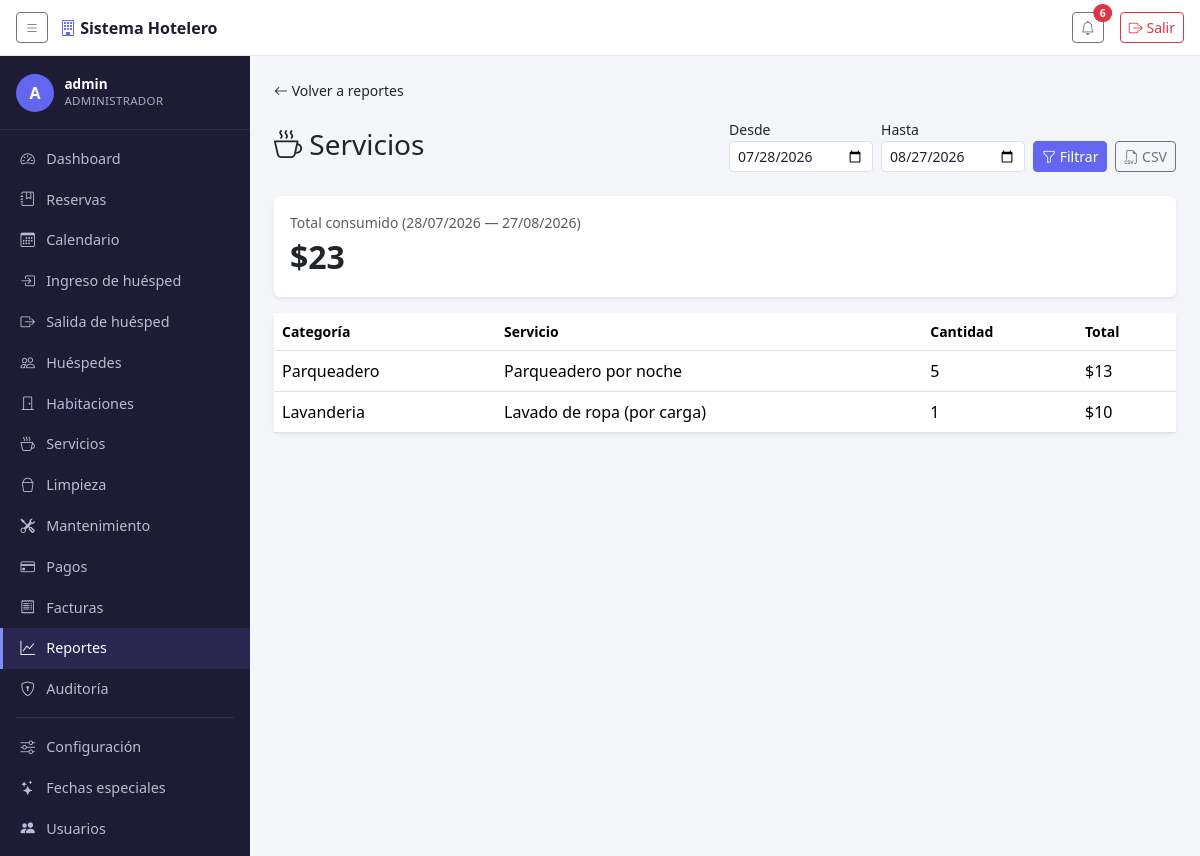
Page /reportes/servicios/ (signed in) on the committed database.
### reservas/models.py (models this page shows, shortened)
class Servicio(models.Model):
    nombre = models.CharField(max_length=80, unique=True)
    categoria = models.CharField(max_length=20, choices=CATEGORIAS_SERVICIO, default='Otros')
    precio = models.DecimalField(max_digits=10, decimal_places=2)
    activo = models.BooleanField(default=True, help_text='Si está desactivado, no aparece para agregar consumos nuevos.')
    class Meta:
        ordering = ['categoria', 'nombre']

### reservas/views.py (the view)
# urls.py: path('reportes/servicios/', views.reporte_servicios, name='reporte_servicios'),
@permission_required('reservas.view_consumo', raise_exception=True)
def reporte_servicios(request):
    desde, hasta = _rango_de_fechas(request)
    consumos = Consumo.objects.filter(fecha__date__gte=desde, fecha__date__lte=hasta)
    por_servicio = (
        consumos.values('servicio__nombre', 'servicio__categoria')
        .annotate(cantidad_total=Sum('cantidad'), total=Sum('subtotal'))
        .order_by('-total')
    )
    total_periodo = consumos.aggregate(t=Sum('subtotal'))['t'] or 0
    if request.GET.get('formato') == 'csv':
        filas = [(f['servicio__categoria'], f['servicio__nombre'], f['cantidad_total'], f['total']) for f in por_servicio]
        return _csv_response('servicios.csv', ['Categoría', 'Servicio', 'Cantidad', 'Total'], filas)
    return render(request, 'reservas/reporte_servicios.html', {
        'seccion': 'reportes', 'desde': desde, 'hasta': hasta,
        'por_servicio': por_servicio, 'total_periodo': total_periodo,
    })

### reservas/context_processors.py (called while the page is built)
def tema_temporada(request):
    if not request.user.is_authenticated:
        return {}
    hoy = timezone.localdate()
    especial = FechaEspecial.objects.filter(
        activo=True, fecha_inicio__lte=hoy, fecha_fin__gte=hoy,
    ).exclude(tema='ninguno').order_by('-fecha_inicio').first()
    if not especial:
        return {'tema_temporada': None}
    estilos = _ESTILOS_TEMA.get(especial.tema)
    if not estilos:
        return {'tema_temporada': None}
    return {'tema_temporada': {**estilos, 'fecha_especial': especial}}

### reservas/models.py (called while the page is built)
    def duracion(self):
        return (self.fecha_salida - self.fecha_ingreso).days

    def temporada_especial(self):
        return FechaEspecial.objects.filter(
            activo=True, fecha_inicio__lte=self.fecha_salida, fecha_fin__gte=self.fecha_ingreso,
        ).order_by('-fecha_inicio').first()

    def costo(self):
        base = self.habitacion.precio * self.duracion()
        temporada = self.temporada_especial()
        if temporada and temporada.porcentaje_ajuste:
            factor = Decimal('1') + (temporada.porcentaje_ajuste / Decimal('100'))
            base = (base * factor).quantize(Decimal('0.01'))
        return base

    def total_consumos(self):
        return self.consumos.aggregate(t=Sum('subtotal'))['t'] or 0

    def total_con_iva(self):
        return self.costo() + self.total_consumos()

    def total_pagado(self):
        return self.pagos.aggregate(t=Sum('monto'))['t'] or 0

    def saldo_pendiente(self):
        total = self.factura.total if hasattr(self, 'factura') else self.total_con_iva()
        return total - self.total_pagado()

### reservas/views.py (called while the page is built)
def _rango_de_fechas(request, dias_por_defecto=30):
    hoy = timezone.localdate()
    desde = parse_date(request.GET.get('desde', '')) or (hoy - timedelta(days=dias_por_defecto))
    hasta = parse_date(request.GET.get('hasta', '')) or hoy
    return desde, hasta

### reservas/templates/reservas/reporte_servicios.html (shortened to what this page needs)
{% extends "base.html" %}
{% block content %}
<nav class="mb-3 small">
  <a href="{% url 'reportes_lista' %}"><i class="bi bi-arrow-left"></i> Volver a reportes</a>
</nav>
<div class="d-flex justify-content-between align-items-center mb-4 flex-wrap gap-2">
  <h1 class="h3 mb-0"><i class="bi bi-cup-hot"></i> Servicios</h1>
  <form method="get" class="d-flex gap-2 align-items-end">
    <div>
      <label class="form-label small mb-0">Desde</label>
      <input type="date" name="desde" value="{{ desde|date:'Y-m-d' }}" class="form-control form-control-sm">
    </div>
    <div>
      <label class="form-label small mb-0">Hasta</label>
      <input type="date" name="hasta" value="{{ hasta|date:'Y-m-d' }}" class="form-control form-control-sm">
    </div>
    <button type="submit" class="btn btn-sm btn-primary"><i class="bi bi-funnel"></i> Filtrar</button>
    <a href="?desde={{ desde|date:'Y-m-d' }}&hasta={{ hasta|date:'Y-m-d' }}&formato=csv" class="btn btn-sm btn-outline-secondary">
      <i class="bi bi-filetype-csv"></i> CSV
    </a>
  </form>
</div>
<div class="card border-0 shadow-sm mb-3">
  <div class="card-body">
    <div class="text-muted small">Total consumido ({{ desde|date:"d/m/Y" }} — {{ hasta|date:"d/m/Y" }})</div>
    <div class="fs-2 fw-semibold">${{ total_periodo }}</div>
  </div>
</div>
<div class="card border-0 shadow-sm">
  <div class="table-responsive">
    <table class="table align-middle mb-0">
      <thead><tr class="text-muted small"><th>Categoría</th><th>Servicio</th><th>Cantidad</th><th>Total</th></tr></thead>
      <tbody>
        {% for s in por_servicio %}
        <tr>
          <td>{{ s.servicio__categoria }}</td>
          <td>{{ s.servicio__nombre }}</td>
          <td>{{ s.cantidad_total }}</td>
          <td>${{ s.total }}</td>
        </tr>
        {% empty %}
        <tr><td colspan="4" class="text-center text-muted py-4">No hay consumos en este período.</td></tr>
        {% endfor %}
      </tbody>
    </table>
  </div>
</div>
{% endblock %}

### reservas/templates/base.html (shortened to what this page needs)
{% load static %}
<!DOCTYPE html>
<html lang="es">
<head>
<link href="https://cdn.jsdelivr.net/npm/bootstrap@5.3.3/dist/css/bootstrap.min.css" rel="stylesheet">
<link href="https://cdn.jsdelivr.net/npm/bootstrap-icons@1.11.3/font/bootstrap-icons.css" rel="stylesheet">
</head>
<body>
<header class="topbar">
  <button class="btn btn-sm btn-outline-secondary" id="toggle-sidebar" type="button" aria-label="Mostrar/ocultar menú">
    <i class="bi bi-list"></i>
  </button>
  <span class="brand"><i class="bi bi-building"></i> Sistema Hotelero</span>
  <div class="ms-auto d-flex align-items-center gap-3">
    {% if request.user.is_authenticated %}
    <div class="dropdown">
      <button class="btn btn-sm btn-outline-secondary position-relative" type="button" data-bs-toggle="dropdown" aria-expanded="false">
        <i class="bi bi-bell"></i>
        {% if notificaciones_count %}
        <span class="position-absolute top-0 start-100 translate-middle badge rounded-pill bg-danger">
          {{ notificaciones_count }}
        </span>
        {% endif %}
      </button>
    </div>
    {% endif %}
    <form method="post" action="{% url 'logout' %}" class="m-0">
      <button type="submit" class="btn btn-sm btn-outline-danger">
        <i class="bi bi-box-arrow-right"></i> Salir
      </button>
    </form>
  </div>
</header>
<nav class="sidebar" id="sidebar">
  {% if request.user.is_authenticated %}
  <div class="sidebar-usuario">
    <div class="avatar">{{ request.user.get_username|slice:":1"|upper }}</div>
    <div>
      <div class="nombre">{{ request.user.get_username }}</div>
      <div class="rol">
        {% if request.user.is_superuser %}Administrador{% else %}{{ request.user.groups.first.name|default:"Usuario" }}{% endif %}
      </div>
    </div>
  </div>
  {% endif %}
  <ul class="nav flex-column py-2">
    <li class="nav-item">
      <a class="nav-link {% if seccion == 'dashboard' %}active{% endif %}" href="{% url 'dashboard' %}">
        <i class="bi bi-speedometer2"></i> Dashboard
      </a>
    </li>
    {% if perms.reservas.view_reserva %}
    <li class="nav-item">
      <a class="nav-link {% if seccion == 'reservas' %}active{% endif %}" href="{% url 'reservas_lista' %}">
        <i class="bi bi-journal-bookmark"></i> Reservas
      </a>
    </li>
    <li class="nav-item">
      <a class="nav-link {% if seccion == 'calendario' %}active{% endif %}" href="{% url 'calendario' %}">
        <i class="bi bi-calendar3"></i> Calendario
      </a>
    </li>
    {% endif %}
    {% if perms.reservas.change_reserva %}
    <li class="nav-item">
      <a class="nav-link {% if seccion == 'checkin' %}active{% endif %}" href="{% url 'checkin_lista' %}">
        <i class="bi bi-box-arrow-in-right"></i> Ingreso de huésped
      </a>
    </li>
    <li class="nav-item">
      <a class="nav-link {% if seccion == 'checkout' %}active{% endif %}" href="{% url 'checkout_lista' %}">
        <i class="bi bi-box-arrow-right"></i> Salida de huésped
      </a>
    </li>
    {% endif %}
    {% if perms.reservas.view_cliente %}
    <li class="nav-item">
      <a class="nav-link {% if seccion == 'huespedes' %}active{% endif %}" href="{% url 'huespedes_lista' %}">
        <i class="bi bi-people"></i> Huéspedes
      </a>
    </li>
    {% endif %}
    {% if perms.reservas.view_habitacion %}
    <li class="nav-item">
      <a class="nav-link {% if seccion == 'habitaciones' %}active{% endif %}" href="{% url 'habitaciones_grid' %}">
        <i class="bi bi-door-closed"></i> Habitaciones
      </a>
    </li>
    {% endif %}
    {% if perms.reservas.view_servicio %}
    <li class="nav-item">
      <a class="nav-link" href="/admin/reservas/servicio/">
        <i class="bi bi-cup-hot"></i> Servicios
      </a>
    </li>
    {% endif %}
    {% if perms.reservas.view_tarealimpieza %}
    <li class="nav-item">
      <a class="nav-link {% if seccion == 'limpieza' %}active{% endif %}" href="{% url 'limpieza_lista' %}">
        <i class="bi bi-bucket"></i> Limpieza
      </a>
    </li>
    {% endif %}
    {% if perms.reservas.view_incidencia %}
    <li class="nav-item">
      <a class="nav-link {% if seccion == 'mantenimiento' %}active{% endif %}" href="{% url 'mantenimiento_lista' %}">
        <i class="bi bi-tools"></i> Mantenimiento
      </a>
    </li>
    {% endif %}
    {% if perms.reservas.view_pago %}
    <li class="nav-item">
      <a class="nav-link {% if seccion == 'pagos' %}active{% endif %}" href="{% url 'pagos_lista' %}">
        <i class="bi bi-credit-card"></i> Pagos
      </a>
    </li>
    {% endif %}
    {% if perms.reservas.view_factura %}
    <li class="nav-item">
      <a class="nav-link {% if seccion == 'facturas' %}active{% endif %}" href="{% url 'facturas_lista' %}">
        <i class="bi bi-receipt"></i> Facturas
      </a>
    </li>
    {% endif %}
    <li class="nav-item">
      <a class="nav-link {% if seccion == 'reportes' %}active{% endif %}" href="{% url 'reportes_lista' %}">
        <i class="bi bi-graph-up"></i> Reportes
      </a>
    </li>
    {% if perms.reservas.view_auditlog %}
    <li class="nav-item">
      <a class="nav-link {% if seccion == 'auditoria' %}active{% endif %}" href="{% url 'auditoria_lista' %}">
        <i class="bi bi-shield-lock"></i> Auditoría
      </a>
    </li>
    {% endif %}
    <li><hr class="text-secondary my-2 mx-3"></li>
    {% if perms.reservas.view_configuracionhotel %}
    <li class="nav-item">
      <a class="nav-link {% if seccion == 'configuracion' %}active{% endif %}" href="{% url 'configuracion' %}">
        <i class="bi bi-sliders"></i> Configuración
      </a>
    </li>
    {% endif %}
    {% if perms.reservas.view_fechaespecial %}
    <li class="nav-item">
      <a class="nav-link {% if seccion == 'fechas_especiales' %}active{% endif %}" href="{% url 'fechas_especiales_lista' %}">
        <i class="bi bi-stars"></i> Fechas especiales
      </a>
    </li>
    {% endif %}
    {% if request.user.is_superuser %}
    <li class="nav-item">
      <a class="nav-link {% if seccion == 'usuarios' %}active{% endif %}" href="{% url 'usuarios_lista' %}">
        <i class="bi bi-people-fill"></i> Usuarios
      </a>
    </li>
    {% endif %}
    <li><hr class="text-secondary my-2 mx-3"></li>
  </ul>
</nav>
<main class="contenido" id="contenido">
  {% block content %}{% endblock %}
</main>
</body>
</html>

### reservas/templates/base.html (style rules this page uses)
:root { --sidebar-width: 250px; --acento: #6366f1; --acento-oscuro: #4f46e5; --acento-claro: #818cf8; --sidebar-bg: #1e1b34; --sidebar-bg-hover: #2a2650; }
body { background: #f4f6f9; min-height: 100vh; }
.btn-primary { --bs-btn-bg: var(--acento); --bs-btn-border-color: var(--acento); --bs-btn-hover-bg: var(--acento-oscuro); --bs-btn-hover-border-color: var(--acento-oscuro); --bs-btn-active-bg: var(--acento-oscuro); --bs-btn-active-border-color: var(--acento-oscuro); --bs-btn-disabled-bg: var(--acento); --bs-btn-disabled-border-color: var(--acento); --bs-btn-focus-shadow-rgb: 99, 102, 241; }
.contenido a:not(.btn):not(.dropdown-item):not(.badge) { color: #212529; text-decoration: none; }
.topbar { height: 56px; background: #fff; border-bottom: 1px solid #e3e6ea; position: fixed; top: 0; left: 0; right: 0; z-index: 1030; display: flex; align-items: center; padding: 0 1rem; gap: .75rem; }
.topbar .brand { font-weight: 600; color: #1e1b34; }
.topbar .brand i { color: var(--acento); }
.sidebar { position: fixed; top: 56px; bottom: 0; left: 0; width: var(--sidebar-width); background: var(--sidebar-bg); overflow-y: auto; transition: transform .2s ease-in-out; z-index: 1020; }
.sidebar-usuario { padding: 1.1rem 1rem; display: flex; align-items: center; gap: .65rem; border-bottom: 1px solid rgba(255,255,255,.08); }
.sidebar-usuario .avatar { width: 38px; height: 38px; border-radius: 50%; background: var(--acento); color: #fff; display: flex; align-items: center; justify-content: center; font-weight: 700; flex-shrink: 0; }
.sidebar-usuario .nombre { color: #fff; font-size: .85rem; font-weight: 600; line-height: 1.2; }
.sidebar-usuario .rol { color: #a5adc2; font-size: .72rem; text-transform: uppercase; letter-spacing: .03em; }
.sidebar .nav-link { color: #b7bdd4; padding: .6rem 1rem; display: flex; align-items: center; gap: .6rem; border-left: 3px solid transparent; font-size: .9rem; }
.sidebar .nav-link i { width: 1.1rem; text-align: center; }
.sidebar .nav-link.active, .sidebar .nav-link:hover:not(.disabled) { background: var(--sidebar-bg-hover); color: #fff; border-left-color: var(--acento-claro); }
.contenido { margin-left: var(--sidebar-width); margin-top: 56px; padding: 1.5rem; transition: margin-left .2s ease-in-out; }

### rows in the picture
Servicio: servicio__categoria "Parqueadero", servicio__nombre "Parqueadero por noche", cantidad_total "5", total "13"
Servicio: servicio__categoria "Lavanderia", servicio__nombre "Lavado de ropa (por carga)", cantidad_total "1", total "10"

### other values in the picture
{{ notificaciones_count }} "6"
{{ request.user.get_username|slice:":1"|upper }} "A"
{{ request.user.get_username }} "admin"
{{ desde|date:"d/m/Y" }} "28/07/2026"
{{ hasta|date:"d/m/Y" }} "27/08/2026"
{{ total_periodo }} "23"
